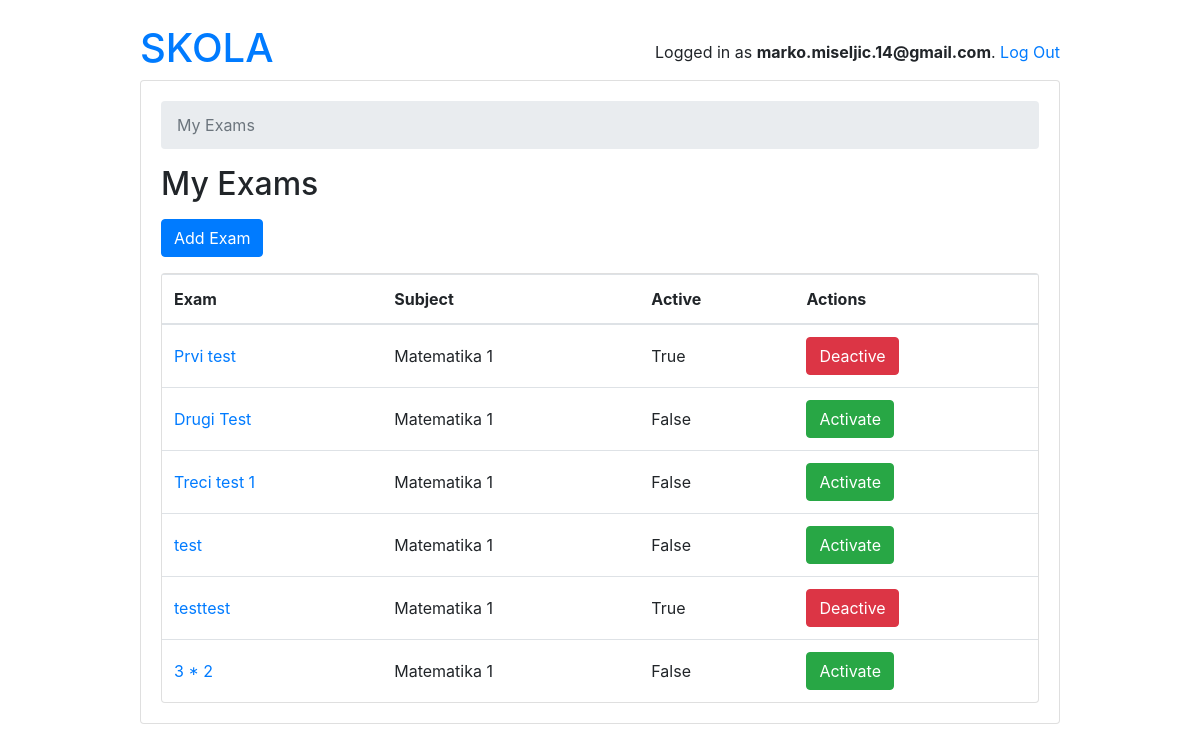
The page /account/teachers/ (signed in) on the database as committed earlier.
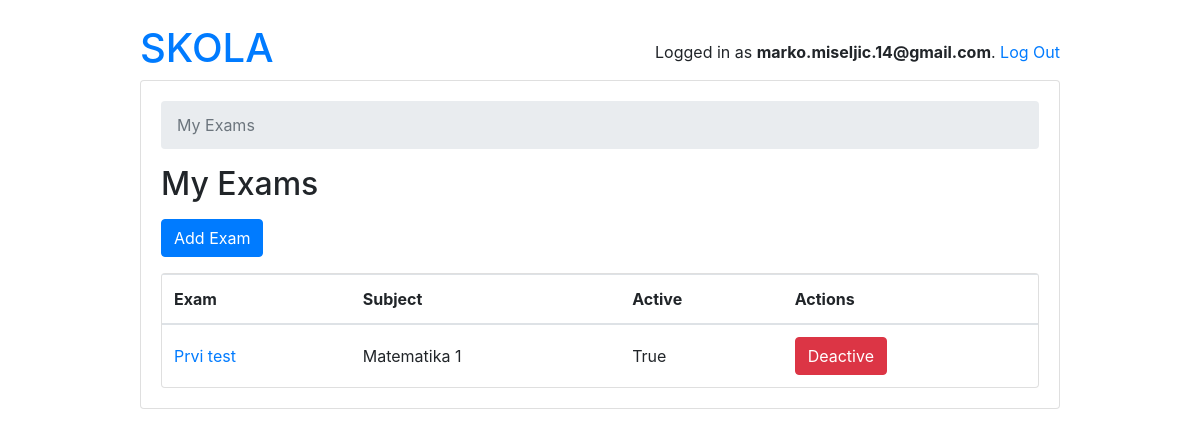
The same page on the database as committed later.
### account/models.py (models this page shows)
class User(AbstractUser):
    first_name = models.CharField(max_length=220)
    last_name = models.CharField(max_length=220)
    email = models.EmailField()
    is_student = models.BooleanField(default=False)
    is_teacher = models.BooleanField(default=False)

### school/models.py (models this page shows, shortened)
class Exam(models.Model):
    type = models.CharField(max_length=100)
    active = models.BooleanField(default=False)
    duration = models.IntegerField()
    nuber_of_questions = models.IntegerField()
    required_score_to_pass = models.IntegerField(help_text="required score in %")
    subject  = models.ForeignKey(Subject, on_delete=models.CASCADE)
    owner = models.ForeignKey('account.User', on_delete=models.CASCADE, related_name='exams')

class Subject(models.Model):
    name = models.CharField(max_length=220)
    school = models.ManyToManyField(School)
    def __str__(self):
        return self.name

### account/views.py (the view)
# urls.py: path('', ExamTeacherListView.as_view(), name='exam_change_list'),
@method_decorator([login_required, teacher_required], name='dispatch')
class ExamTeacherListView(ListView):
    model = Exam
    ordering = ('type', )
    context_object_name = 'exams'
    template_name = 'teachers/exam_change_list.html'
    def get_queryset(self):
        queryset = Exam.objects.filter(owner=self.request.user)#self.request.user.exams \
        return queryset

### templates/teachers/exam_change_list.html
{% extends 'base.html' %}
{% block content %}
  <nav aria-label="breadcrumb">
    <ol class="breadcrumb">
      <li class="breadcrumb-item active" aria-current="page">My Exams</li>
    </ol>
  </nav>
  <h2 class="mb-3">My Exams</h2>
  <a href="{% url 'teachers:exam_add' %}" class="btn btn-primary mb-3" role="button">Add Exam</a>
  <div class="card">
    <table class="table mb-0">
      <thead>
        <tr>
          <th>Exam</th>
          <th>Subject</th>
          <th>Active</th>
          <th>Actions</th>
        </tr>
      </thead>
      <tbody>
        {% for exam in exams %}
          <tr>
            <td class="align-middle"><a href="{% url 'teachers:exam_change' exam.pk %}">{{ exam.type }}</a></td>
            <td class="align-middle">{{exam.subject}}</td>
            <td class="align-middle">{{exam.active}}</td>
            <td class="align-middle">
              {% if exam.active == False %}
                <a type="button" class="btn btn-success" href="{% url 'teachers:exam_change_activity' exam.pk %}">Activate</a>
              {% else %}
                <a type="button" class="btn btn-danger" href="{% url 'teachers:exam_change_activity' exam.pk %}">Deactive</a>
              {% endif %}
            </td>
          </tr>
        {% empty %}
          <tr>
            <td class="bg-light text-center font-italic" colspan="5">You haven't created any Exam yet.</td>
          </tr>
        {% endfor %}
      </tbody>
    </table>
  </div>
{% endblock %}

### templates/base.html (shortened to what this page needs)
{% load static %}
<!doctype html>
<html lang="eng">
<head>
    <link rel="stylesheet" href="https://cdn.jsdelivr.net/npm/bootstrap@4.5.3/dist/css/bootstrap.min.css"
>
</head>
<body>
    <div class="container my-4">
        <div class="row justify-content-center">
            <div class="col-md-10 col-sm-12">
                <div class="row">
                    <div class="col-6">
                        <h1>
                            {% if user.is_authenticated and user.is_student %}
                                <a href="students:exam_list">SKOLA</a>
                            {% elif user.is_authenticated and user.is_teacher %}
                                <a href="teachers:exam_change_list">SKOLA</a>
                            {% endif %}
                        </h1>
                    </div>
                    <div class="col-6 text-right">
                        {% if user.is_authenticated %}
                        <p class="pt-3">Logged in as <strong>{{user.email}}</strong>. <a href="#">Log Out</a></p>
                        {% else %}
                        <a href="#" class="btn btn-light" role="button">Log in</a>
                        <a href="#" class="btn btn-primary" role="button">Sign up</a>
                        {% endif %}
                    </div>
                </div>
                <div class="card mb-3">
                    <div class="card-body">
                        {% block content %}
                        {% endblock content %}
                    </div>
                </div>
            </div>
        </div>
    </div>
</body>
</html>

Rows that differ between the two databases and show on the page:
removed Exam: type "Drugi Test", subject "Matematika 1", active "False", shows "Activate"
removed Exam: type "Treci test 1", subject "Matematika 1", active "False", shows "Activate"
removed Exam: type "test", subject "Matematika 1", active "False", shows "Activate"
removed Exam: type "testtest", subject "Matematika 1", active "True", shows "Deactive"
removed Exam: type "3 * 2", subject "Matematika 1", active "False", shows "Activate"
